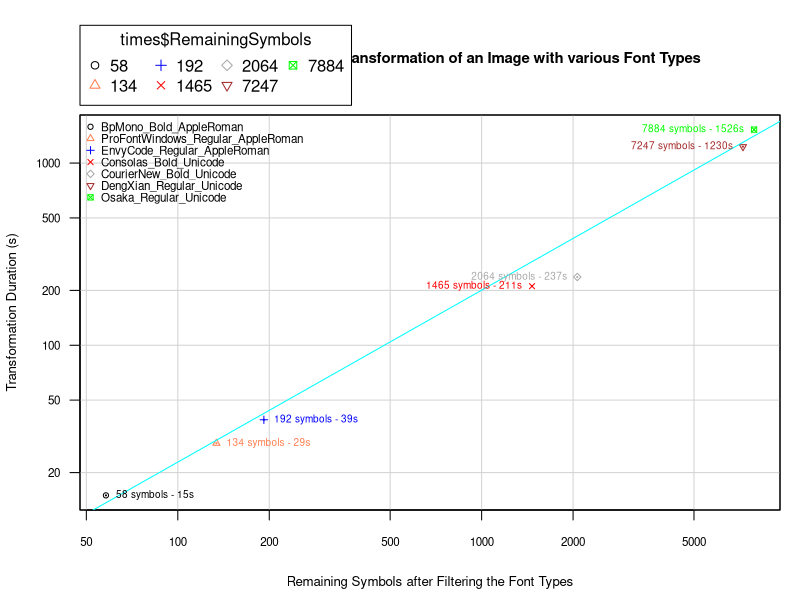
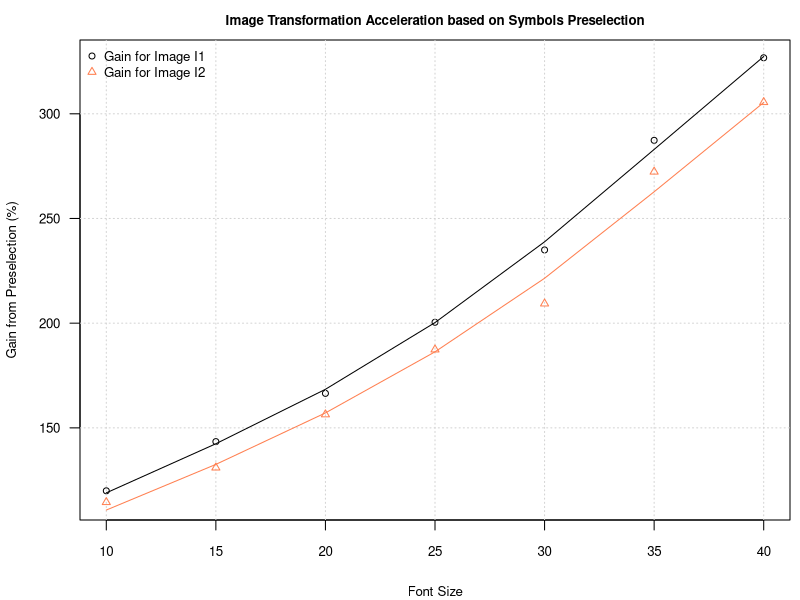

The R source for these figures, in order:
## ---- chunk 1
knitr::opts_chunk$set(
    echo=T,
    fig.path='./',       # Save figures to current dir
    fig.keep='last',     # Keep last generated figure built within a chunk
    fig.align='center',  # Center horizontally the figures
    fig.asp=0.5)         # Make figures half-width tall
## ---- chunk 2
# Section to be placed after first document item (Topics from above)
 
#cat("[//]: # Only the Rmd file needs to be edited. Do not change the corresponding md file!")   # This gets generated, but is removed from md file
cat("<a title = 'Only the Rmd file needs to be edited. Do not change the corresponding md file!'>")   # This reaches the md file

## ---- chunk 3
# Keeping observations grouped
times <- data.frame(FontType=c("BpMono_Bold_AppleRoman"), 
                      InitialSymbols=c(125), 
                      RemainingSymbols=c(58), 
                      TransformationTime=c(15), stringsAsFactors=F)
times <- rbind(times, 
                 data.frame(FontType=c("ProFontWindows_Regular_AppleRoman"), 
                      InitialSymbols=c(201), 
                      RemainingSymbols=c(134), 
                      TransformationTime=c(29), stringsAsFactors=F))
times <- rbind(times, 
                 data.frame(FontType=c("EnvyCode_Regular_AppleRoman"), 
                      InitialSymbols=c(220), 
                      RemainingSymbols=c(192), 
                      TransformationTime=c(39), stringsAsFactors=F))
times <- rbind(times, 
                 data.frame(FontType=c("Consolas_Bold_Unicode"), 
                      InitialSymbols=c(2215), 
                      RemainingSymbols=c(1465), 
                      TransformationTime=c(211), stringsAsFactors=F))
times <- rbind(times, 
                 data.frame(FontType=c("CourierNew_Bold_Unicode"), 
                      InitialSymbols=c(2846), 
                      RemainingSymbols=c(2064), 
                      TransformationTime=c(237), stringsAsFactors=F))
times <- rbind(times, 
                 data.frame(FontType=c("DengXian_Regular_Unicode"), 
                      InitialSymbols=c(28541), 
                      RemainingSymbols=c(7247), 
                      TransformationTime=c(1230), stringsAsFactors=F))
times <- rbind(times, 
                 data.frame(FontType=c("Osaka_Regular_Unicode"), 
                      InitialSymbols=c(14963), 
                      RemainingSymbols=c(7884), 
                      TransformationTime=c(1526), stringsAsFactors=F))

observations <- dim(times)[1]

# Create the rows of the Markdown table
for(i in seq_len(observations)) {
    observation <- times[i,]
    cat(observation$FontType, " | ", observation$InitialSymbols, " | ", observation$RemainingSymbols, " | ", observation$TransformationTime, "\n")
}
## ---- chunk 4
colours <- c("black", "coral", "blue", "red", "darkgray", "brown", "green", "pink", "violet")
pchVals <- seq_len(observations)

# Labels to show near the points
pointLabels <- mapply(function(RemSymsCount, TransfDur) sprintf("%.0f symbols - %.0fs",RemSymsCount,TransfDur), 
                      times$RemainingSymbols, times$TransformationTime)

# Consolas_Bold_Unicode and CourierNew_Bold_Unicode are outliers
# since their large clusters let them obtain much better times
outliers <- c("Consolas_Bold_Unicode", "CourierNew_Bold_Unicode")
unbiasedTimes <- times[ ! times$FontType %in% outliers , ]

# Finding a line through the unbiased points in log-log space
lmObj <- lm(log10(TransformationTime) ~ log10(RemainingSymbols), unbiasedTimes)

# Position the labels of the points to the right (4) when in the left half and to the left in the right half
# The axis is logarithmic, thus the center is computed as below
xrange <- range(times$RemainingSymbols)
limX = 10^mean(c(log10(xrange[1]), log10(xrange[2]))) 
labelPositions <- sapply(times$RemainingSymbols, 
                         function(RemSymsCount) if(RemSymsCount < limX)
                                {4} # label to the right
                                else {2}) # label to the left

# Trimming from the white margins of the figure
par(mai = c(.9, .8, .4, .2)) # Bottom, left, top and right margins expressed in inches

# Using scatterplot from car for its feature that can represent all points differently
library(car, verbose = F)
scatterplot(TransformationTime ~ RemainingSymbols, times, log="xy",
            groups=times$RemainingSymbols, # Separates the points as if they were different groups
            #labels=pointLabels, id.n=observations, id.cex=.6, id.location="lr", # produces stuff to console => spoils the md file
            main="Log-Log Plot: Timing the Transformation of an Image with various Font Types",
            xlab="Remaining Symbols after Filtering the Font Types", ylab="Transformation Duration (s)",
            cex.main=.9, cex.lab=.8, cex.axis=.7, 
            grid=T, col=colours, pch=pchVals, cex=.7,
            las=1, # tick values on vertical axis are displayed horizontally
            legend.plot=F, # it's simpler to work separately with legend
            smooth=F, # it's simpler to draw the linear regression separately
            boxplots=F) # no need for boxplots
par(new=T) # same plot for next items
abline(coef(lmObj), col="cyan") # Linear approximation for the points
text(times$RemainingSymbols, times$TransformationTime, pointLabels,
     cex=.6, pos=labelPositions, offset=.5, col=colours) # attaching labels to the points
legend("topleft", legend=times$FontType,
       cex=.7,
       pch=pchVals,
       col=colours[1:observations],
       bty="n") # Show no rectangle around the legend

## ---- chunk 5
lmObj <- lm(TransformationTime ~ RemainingSymbols, unbiasedTimes)
slope <- lmObj$coefficients[2]
intercept <- lmObj$coefficients[1]
addOperatorStr <- "+"; if(intercept<0) addOperatorStr <- "-"
cat(sprintf("<i>Duration = %.3f * RemainingSymbols %s %.3f</i>\n", slope, addOperatorStr, abs(intercept)))
## ---- chunk 6
Sizes <- seq(10, 40, by=5); countSizes <- length(Sizes)
Images <- c("I1", "I2"); countImages <- length(Images)
PreselectionModes <- c("NoPreselection", "WithPreselection"); countPresModes <- length(PreselectionModes)

times <- array(dim=c(countSizes, countImages, countPresModes),
               dimnames = list(Sizes, Images, PreselectionModes))

times[Sizes==10, "I1",] <- c(48.0545, 40.0705) # NoPreselection, WithPreselection
times[Sizes==10, "I2",] <- c(68.4497, 59.7929)

times[Sizes==15, "I1",] <- c(29.1859, 20.3496)
times[Sizes==15, "I2",] <- c(36.1655, 27.6107)

times[Sizes==20, "I1",] <- c(21.4702, 12.8974)
times[Sizes==20, "I2",] <- c(25.0398, 16.0124)

times[Sizes==25, "I1",] <- c(17.4542, 8.70842)
times[Sizes==25, "I2",] <- c(19.2864, 10.2928)

times[Sizes==30, "I1",] <- c(15.3054, 6.51361)
times[Sizes==30, "I2",] <- c(16.5152, 7.88942)

times[Sizes==35, "I1",] <- c(14.2804, 4.97021)
times[Sizes==35, "I2",] <- c(15.1676, 5.57001)

times[Sizes==40, "I1",] <- c(13.2808, 4.06441)
times[Sizes==40, "I2",] <- c(13.8092, 4.51981)

# % gain from Preselection:
gains <- 100 * times[,,"NoPreselection"]/times[,,"WithPreselection"]

xrange <- range(Sizes); yrange <- range(gains)

colours <- c("black", "coral") # I1, I2
cexVal <- .8 # Resize factor for various items

# Trimming from the white margins of the figure
par(mai = c(.8, .8, .4, .1)) # Bottom, left, top and right margins expressed in inches

# Plotting the series for I1
plot(Sizes, gains[, "I1"], xlim=xrange, ylim=yrange, cex=cexVal,
     type="p", pch=1, # using a symbol for the plotted points
     col=colours[1],  # using a certain color for the plotted points & lines
     xlab='Font Size', ylab="Gain from Preselection (%)", cex.lab=cexVal, cex.axis=cexVal,
     main="Image Transformation Acceleration based on Symbols Preselection", cex.main=cexVal,
     las=1) # tick values on vertical axis are displayed horizontally
grid()

# Plotting the series for I2
par(new=TRUE) # Use same plot
plot(Sizes, gains[, "I2"], xlim=xrange, ylim=yrange, cex=cexVal,
     type="p", pch=2, # use a different symbol for its plotted points
     col=colours[2],  # use a different color for its plotted points & lines
     xlab='', ylab='', axes=F, xaxt="n", yaxt="n") # inhibit any axis information

legend("topleft", legend=sapply(Images, function(Img) sprintf("Gain for Image %s", Img)),
       cex=cexVal,
       pch=seq_len(countImages),
       col=colours,
       bty="n") # Show no rectangle around the legend

interpolateLocation <- seq(xrange[1], xrange[2], 5)
lines(predict(smooth.spline(Sizes, gains[, "I1"]), interpolateLocation), col=colours[1])
lines(predict(smooth.spline(Sizes, gains[, "I2"]), interpolateLocation), col=colours[2])

